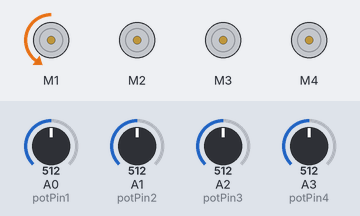
The sketch below on a simulated Arduino Uno, built with avr-gcc and run on an emulated ATmega328P. Parts: 4 × DC motor (green arrow = forward, orange = backward, longer = faster). Inputs (shaded band) come from the test bench; at power-on: A0 (potPin1) = 512, A1 (potPin2) = 512, A2 (potPin3) = 512, A3 (potPin4) = 512. What the sketch prints to the serial monitor is not drawn.

Above: at 4.8 s.
4.9 s: A0 (potPin1) set to 592
9.9 s: A0 (potPin1) set to 610
At 12.9 s:
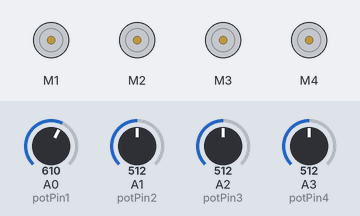
14.9 s: A0 (potPin1) set to 590
At 17.2 s:
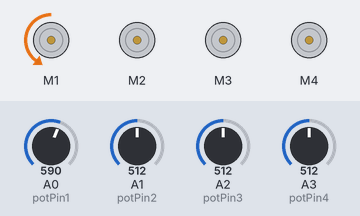
19.9 s: A0 (potPin1) set to 716
At 21.4 s:
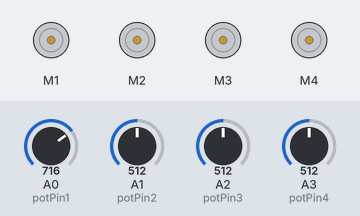
Timing chart, 0 to 22.9 s (numbered marks = the images above; inputs shaded):
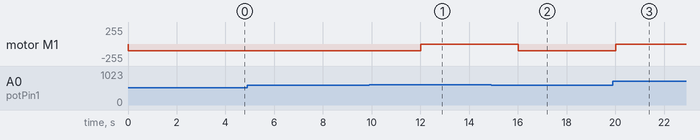

Measured:
- the behaviour switches between 599 and 600 on A0 (potPin1) (found by bisection; images 0 and 1)
- after the input at 4.9 s, every drawn part: stays the same
- after the input at 9.9 s, motor M1: backward 100/255 → stopped after 2.1 s
- after the input at 14.9 s, motor M1: stopped → backward 100/255 after 1.1 s
- after the input at 19.9 s, motor M1: backward 100/255 → stopped after 0.11 s

The sketch:

for_loops_arm_starting_position.ino
```cpp
#include <AFMotor.h>

AF_DCMotor motor1(1);
AF_DCMotor motor2(2);
AF_DCMotor motor3(3);
AF_DCMotor motor4(4);

int potPin1 = 0;
int potPin2 = 1;
int potPin3 = 2;
int potPin4 = 3;

int val1 = 0;
int val2 = 0;
int val3 = 0;
int val4 = 0;
int i,j,k,l;

void setup()
{
  Serial.begin(9600);

  motor1.setSpeed(100);
  motor2.setSpeed(100);
  motor3.setSpeed(200);
  motor4.setSpeed(150);

  motor1.run(RELEASE);
  motor2.run(RELEASE);
  motor3.run(RELEASE);
  motor4.run(RELEASE);

}

void loop()
{
  //iterations of i are the number of seconds it polls the pots for
  for(i=0;i<1;i++) //open claw
  {
    val1 = analogRead(potPin1);
    Serial.println(val1);
    if(val1<600) //420
    {
      motor1.run(BACKWARD);
    }
    else
    {
      motor1.run(RELEASE);
    }
    delay(1000);
  }

  //motor 2 folds down
  for(j=0;j<1;j++)
  {
    val2 = analogRead(potPin2);
    Serial.print(val2);
    if(val2<0)
    {
      motor2.run(BACKWARD);
    }
    else
    {
      motor2.run(RELEASE);
    }
    delay(1000);
  }

  //motor 3 folds down
  for(k=0;k<1;k++)
  {
    val3 = analogRead(potPin3);
    Serial.print(val3);
    if(val3<0)
    {
      motor3.run(FORWARD);
    }
    else
    {
      motor3.run(RELEASE);
    }
    delay(1000);
  }

  //motor 4 folds back as far as possible
  for(l=0;l<1;l++)
  {
    val4 = analogRead(potPin4);
    Serial.print(val4);
    if(val4<0)
    {
      motor4.run(FORWARD);
    }
    else
    {
      motor4.run(RELEASE);
    }
    delay(1000);
  }
}
```
